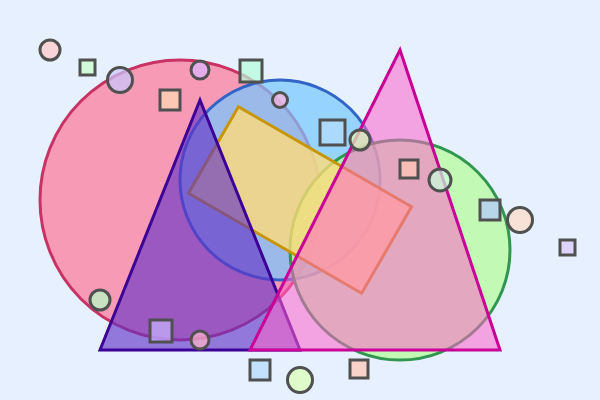
Frame 1 (no input)
Frame 60 (no input): identical to frame 1, image omitted
Frame 120 (the mouse pressed at the canvas centre since frame 60): identical to frame 1, image omitted

The p5.js sketch that drew this single still picture (run headless with seeded random() and noise() and a simulated clock; from frame 60 on, the mouse is pressed at the canvas centre):

// p5.js sketch
// ── sketch.js
function setup() {
  createCanvas(600, 400);
}

function draw() {
  background(230, 240, 255);

  // 큰 원 3개
  fill(255, 120, 150, 180);
  stroke(200, 50, 100);
  strokeWeight(3);
  ellipse(180, 200, 280, 280);

  fill(120, 200, 255, 180);
  stroke(50, 100, 200);
  ellipse(280, 180, 200, 200);

  fill(180, 255, 150, 180);
  stroke(50, 150, 80);
  ellipse(400, 250, 220, 220);

  // 기울어진 사각형
  push();
  translate(300, 200);
  rotate(PI / 6);
  fill(255, 220, 120, 200);
  stroke(200, 150, 0);
  rect(-100, -50, 200, 100);
  pop();

  // 삼각형 겹치기
  fill(100, 50, 200, 160);
  stroke(60, 0, 150);
  triangle(100, 350, 200, 100, 300, 350);

  fill(255, 100, 200, 140);
  stroke(200, 0, 150);
  triangle(250, 350, 400, 50, 500, 350);

  // 작은 도형 20개 (직접 배치)
  stroke(80);
  fill(255, 200, 200, 180); ellipse(50, 50, 20);
  fill(200, 255, 200, 180); rect(80, 60, 15, 15);
  fill(200, 200, 255, 180); ellipse(120, 80, 25);
  fill(255, 220, 180, 180); rect(160, 90, 20, 20);
  fill(220, 180, 255, 180); ellipse(200, 70, 18);
  fill(180, 255, 220, 180); rect(240, 60, 22, 22);
  fill(255, 180, 220, 180); ellipse(280, 100, 15);
  fill(180, 220, 255, 180); rect(320, 120, 25, 25);
  fill(220, 255, 180, 180); ellipse(360, 140, 20);
  fill(255, 200, 180, 180); rect(400, 160, 18, 18);

  fill(200, 255, 220, 180); ellipse(440, 180, 22);
  fill(180, 200, 255, 180); rect(480, 200, 20, 20);
  fill(255, 220, 200, 180); ellipse(520, 220, 25);
  fill(220, 200, 255, 180); rect(560, 240, 15, 15);
  fill(180, 255, 200, 180); ellipse(100, 300, 20);
  fill(200, 180, 255, 180); rect(150, 320, 22, 22);
  fill(255, 180, 200, 180); ellipse(200, 340, 18);
  fill(180, 220, 255, 180); rect(250, 360, 20, 20);
  fill(220, 255, 180, 180); ellipse(300, 380, 25);
  fill(255, 200, 180, 180); rect(350, 360, 18, 18);
}
